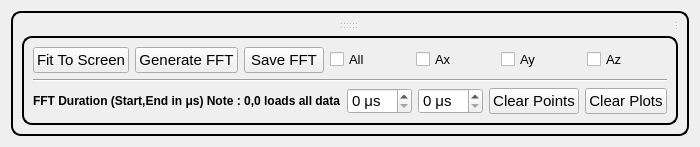
      <widget class="QWidget" name="tab_FFT">
       <attribute name="title">
        <string>FFT</string>
       </attribute>
       <layout class="QGridLayout" name="gridLayout_16">
        <item row="0" column="0">
         <widget class="QGroupBox" name="groupBox">
          <property name="font">
           <font>
            <pointsize>8</pointsize>
           </font>
          </property>
          <property name="styleSheet">
           <string notr="true">QGroupBox {
    border: 2px solid black;
    border-radius: 10px;
    background: qradialgradient(
        cx: 0.5, cy: 0.5, radius: 0.9,
        fx: 0.5, fy: 0.5,
        stop: 0 rgba(57, 255, 20, 60),   /* brighter center */
        stop: 1 rgba(57, 255, 20, 15)    /* fades softly to edges */
    );
}
</string>
          </property>
          <property name="title">
           <string/>
          </property>
          <layout class="QVBoxLayout" name="verticalLayout_9">
           <item>
            <widget class="QSplitter" name="splitter_3">
             <property name="orientation">
              <enum>Qt::Horizontal</enum>
             </property>
             <widget class="QSplitter" name="splitter">
              <property name="orientation">
               <enum>Qt::Vertical</enum>
              </property>
              <widget class="QCustomPlot" name="customPlot_adxl_x_FFT" native="true">
               <property name="sizePolicy">
                <sizepolicy hsizetype="Preferred" vsizetype="Preferred">
                 <horstretch>0</horstretch>
                 <verstretch>0</verstretch>
                </sizepolicy>
               </property>
              </widget>
              <widget class="QCustomPlot" name="customPlot_adxl_y_FFT" native="true">
               <property name="sizePolicy">
                <sizepolicy hsizetype="Preferred" vsizetype="Preferred">
                 <horstretch>0</horstretch>
                 <verstretch>0</verstretch>
                </sizepolicy>
               </property>
              </widget>
              <widget class="QCustomPlot" name="customPlot_adxl_z_FFT" native="true">
               <property name="sizePolicy">
                <sizepolicy hsizetype="Preferred" vsizetype="Preferred">
                 <horstretch>0</horstretch>
                 <verstretch>0</verstretch>
                </sizepolicy>
               </property>
              </widget>
             </widget>
             <widget class="QSplitter" name="splitter_2">
              <property name="orientation">
               <enum>Qt::Vertical</enum>
              </property>
             </widget>
            </widget>
           </item>
           <item>
            <widget class="QGroupBox" name="groupBox_fft_button">
             <property name="sizePolicy">
              <sizepolicy hsizetype="Preferred" vsizetype="Maximum">
               <horstretch>0</horstretch>
               <verstretch>0</verstretch>
              </sizepolicy>
             </property>
             <layout class="QGridLayout" name="gridLayout_8">
              <item row="2" column="0">
               <layout class="QHBoxLayout" name="horizontalLayout_33">
                <item>
                 <widget class="QLabel" name="label_32">
                  <property name="font">
                   <font>
                    <pointsize>9</pointsize>
                    <weight>75</weight>
                    <bold>true</bold>
                   </font>
                  </property>
                  <property name="text">
                   <string>FFT Duration (Start,End in μs) Note : 0,0 loads all data</string>
                  </property>
                 </widget>
                </item>
                <item>
                 <widget class="QSpinBox" name="spinBox_fftStartTime">
                  <property name="font">
                   <font>
                    <pointsize>11</pointsize>
                   </font>
                  </property>
                  <property name="suffix">
                   <string> μs</string>
                  </property>
                 </widget>
                </item>
                <item>
                 <widget class="QSpinBox" name="spinBox_fftEndTime">
                  <property name="font">
                   <font>
                    <pointsize>11</pointsize>
                   </font>
                  </property>
                  <property name="suffix">
                   <string> μs</string>
                  </property>
                 </widget>
                </item>
                <item>
                 <widget class="QPushButton" name="pushButton_clearPoints_fft">
                  <property name="sizePolicy">
                   <sizepolicy hsizetype="Minimum" vsizetype="Preferred">
                    <horstretch>0</horstretch>
                    <verstretch>0</verstretch>
                   </sizepolicy>
                  </property>
                  <property name="font">
                   <font>
                    <pointsize>11</pointsize>
                   </font>
                  </property>
                  <property name="text">
                   <string>Clear Points</string>
                  </property>
                 </widget>
                </item>
                <item>
                 <widget class="QPushButton" name="pushButton_clearFFTplots">
                  <property name="sizePolicy">
                   <sizepolicy hsizetype="Minimum" vsizetype="Preferred">
                    <horstretch>0</horstretch>
                    <verstretch>0</verstretch>
                   </sizepolicy>
                  </property>
                  <property name="font">
                   <font>
                    <pointsize>11</pointsize>
                   </font>
                  </property>
                  <property name="text">
                   <string>Clear Plots</string>
                  </property>
                 </widget>
                </item>
               </layout>
              </item>
              <item row="0" column="0">
               <layout class="QHBoxLayout" name="horizontalLayout_34">
                <item>
                 <widget class="QPushButton" name="pushButton_fitToScreen_fft">
                  <property name="sizePolicy">
                   <sizepolicy hsizetype="Minimum" vsizetype="Preferred">
                    <horstretch>0</horstretch>
                    <verstretch>0</verstretch>
                   </sizepolicy>
                  </property>
                  <property name="font">
                   <font>
                    <pointsize>11</pointsize>
                   </font>
                  </property>
                  <property name="text">
                   <string>Fit To Screen</string>
                  </property>
                 </widget>
                </item>
                <item>
                 <widget class="QPushButton" name="pushButton_LoadFFT">
                  <property name="sizePolicy">
                   <sizepolicy hsizetype="Minimum" vsizetype="Preferred">
                    <horstretch>0</horstretch>
                    <verstretch>0</verstretch>
                   </sizepolicy>
                  </property>
                  <property name="font">
                   <font>
                    <pointsize>11</pointsize>
                   </font>
                  </property>
                  <property name="text">
                   <string>Generate FFT</string>
                  </property>
                 </widget>
                </item>
                <item>
                 <widget class="QPushButton" name="pushButton_saveFFTplots">
                  <property name="sizePolicy">
                   <sizepolicy hsizetype="Minimum" vsizetype="Preferred">
                    <horstretch>0</horstretch>
                    <verstretch>0</verstretch>
                   </sizepolicy>
                  </property>
                  <property name="font">
                   <font>
                    <pointsize>11</pointsize>
                   </font>
                  </property>
                  <property name="text">
                   <string>Save FFT</string>
                  </property>
                 </widget>
                </item>
                <item>
                 <widget class="QCheckBox" name="checkBox_All">
                  <property name="font">
                   <font>
                    <pointsize>10</pointsize>
                   </font>
                  </property>
                  <property name="text">
                   <string>All</string>
                  </property>
                 </widget>
                </item>
                <item>
                 <widget class="QCheckBox" name="checkBox_Ax_100">
                  <property name="font">
                   <font>
                    <pointsize>10</pointsize>
                   </font>
                  </property>
                  <property name="text">
                   <string>Ax</string>
                  </property>
                 </widget>
                </item>
                <item>
                 <widget class="QCheckBox" name="checkBox_Ay_100">
                  <property name="font">
                   <font>
                    <pointsize>10</pointsize>
                   </font>
                  </property>
                  <property name="text">
                   <string>Ay</string>
                  </property>
                 </widget>
                </item>
                <item>
                 <widget class="QCheckBox" name="checkBox_Az_100">
                  <property name="font">
                   <font>
                    <pointsize>10</pointsize>
                   </font>
                  </property>
                  <property name="text">
                   <string>Az</string>
                  </property>
                 </widget>
                </item>
               </layout>
              </item>
              <item row="1" column="0">
               <widget class="Line" name="line">
                <property name="orientation">
                 <enum>Qt::Horizontal</enum>
                </property>
               </widget>
              </item>
             </layout>
            </widget>
           </item>
          </layout>
         </widget>
        </item>
       </layout>
      </widget>
